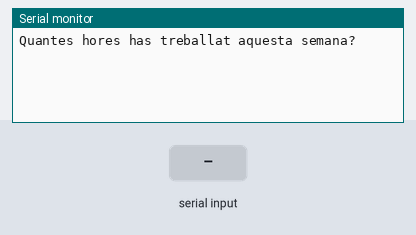
This sketch was run on a simulated Arduino Uno, built with avr-gcc and run on an emulated ATmega328P. Parts: the last lines printed to the serial monitor. The test bench sets the inputs (shaded band).

Above: at 1.2 s.
1.3 s: "90,45\n" received over Serial
At 1.42 s:
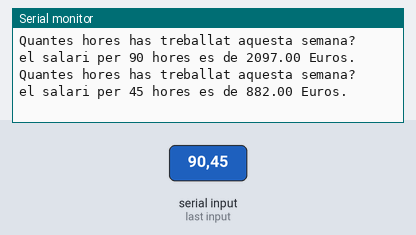
2.9 s: "30,150\n" received over Serial
At 3.8 s:
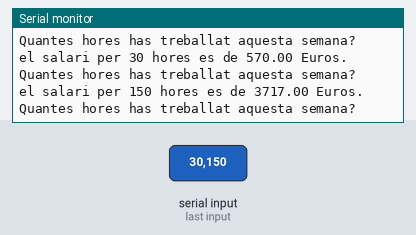
Timing chart, 0 to 5.9 s (numbered marks = the images above; inputs shaded):
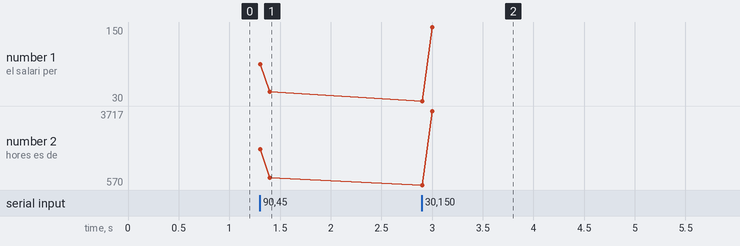

The sketch:

NumberComunication4.ino
```cpp
/****************************************************************
**                                                             **
**                          TÍTOL:                             **
**                   NumberComunication4                       **
**                                                             **
**  NOM: Mohamed el Marnissi                  DATA: 05/03/2017 **
****************************************************************/
//************************ INCLUDE ******************************


//*********************** VARIABLES *****************************

int hores;// estableix la variable hores
float salari1; // estableix la variable salari1 amb un valor int
float salari2; // estableix la variable salari2 amb un valor float
float salari3; // estableix la variable salari3 amb un valor float
float salari4; // estableix la variable salari4 amb un valor float
//************************** SETUP ******************************

void setup()
{
  Serial.begin(9600);// Inicia comunicacio serie a velocitat 9600
  Serial.println("Quantes hores has treballat aquesta semana?");//Imprimeix a monitor serie la frase "Quantes hores has treballat aquesta semana?"
  Serial.println();//obre linia nova

}

//*************************** LOOP ******************************

void loop() {
  while (Serial.available() > 0) {  //inicia funcio while amb la condiciono seguent: si hi ha algun missatge al canal serei el llegeix, si aquest es superior a 0 es compleix la condicio
    hores = Serial.parseInt();// La variable hores sera igual al missatge en valor int que arribi per el canal serie
    while (hores > 0) //inicia funcio while amb la condicio variable hores ha de ser superior a 0

    {
      if (hores < 38)//inicia funcio if amb la condicio si hores inferior a 38 es compleix
      {
        salari1 = hores * 20;// Executa operiacio , salari1 sera igual a hores per 20
      }
      if (hores >= 38) //inicia funcio if amb la condicio si hores superior o igual a 38 es copleix
      {
        salari4 = hores - 37;// Executa operiacio , salari4 sera igual a hores menys 37
        salari1 = salari4 * 30;// Executa operiacio , salari1 sera igual a salari4 per 30
        salari2 = 37 * 20;// Executa operiacio , salari2 sera igual a 37 per 20
        salari1 = salari1 + salari2;// Executa operiacio , salari1 sera igual a ell mateix mes salari2
      }
      if (salari1 <= 800)//inicia funcio if amb la condicio si salri1 inferior o igual a 38 es copleix
      {
        salari3 = salari1 * 5;// Executa operiacio , salari3 sera igual a salari1 per 5
        salari3 = salari3 / 100;// Executa operiacio , salari3 sera igual a ell mateix partit de 100
        salari1 = salari1 - salari3;// Executa operiacio , salari1 sera igual a ell mateix menys salari3
        Serial.print("el salari per ");//Imprimeix a monitor serie la frase "el salari per "
        Serial.print(hores);//Imprimeix a monitor serie el valor de la variable hores
        Serial.print(" hores es de ");//Imprimeix a monitor serie la frase "hores es de"
        Serial.print(salari1);//Imprimeix a monitor serie el valor de la variable salari1
        Serial.println(" Euros.");//Imprimeix a monitor serie la frase "Euros."
        Serial.println();//obre linia nova
        Serial.println("Quantes hores has treballat aquesta semana?");//Imprimeix a monitor serie la frase "Quantes hores has treballat aquesta semana?"
        Serial.println();//obre linia nova
        hores = 0;
      }


      if (salari1 > 800)
      {
        salari3 = salari1 * 10;// Executa operiacio , salari3 sera igual a salari1 per 10
        salari3 = salari3 / 100;// Executa operiacio , salari3 sera igual a ell mateix partit de 100
        salari1 = salari1 - salari3;// Executa operiacio , salari1 sera igual a ell mateix menys salari3

        Serial.print("el salari per ");//Imprimeix a monitor serie la frase "el salari per "
        Serial.print(hores);//Imprimeix a monitor serie el valor de la variable hores
        Serial.print(" hores es de ");//Imprimeix a monitor serie la frase "hores es de"
        Serial.print(salari1);//Imprimeix a monitor serie el valor de la variable salari1
        Serial.println(" Euros.");//Imprimeix a monitor serie la frase "Euros."
        Serial.println();//obre linia nova
        Serial.println("Quantes hores has treballat aquesta semana?");//Imprimeix a monitor serie la frase "Quantes hores has treballat aquesta semana?"
        Serial.println();//obre linia nova
        hores = 0;
      }
      if (Serial.read() == '\n')//llegeix linia nova, Finalitza lectura serie...
      {}
    }
  }
}

//************************** FUNCIONS ***************************
```

Measured:
- after the input at 1.3 s, the serial monitor: prints a new line at once (image 1)
- after the input at 2.9 s, the serial monitor: prints a new line at once (image 2)
- plotted number 1: 45 → 150 after the input at 2.9 s
- plotted number 2: 882 → 3717 after the input at 2.9 s
